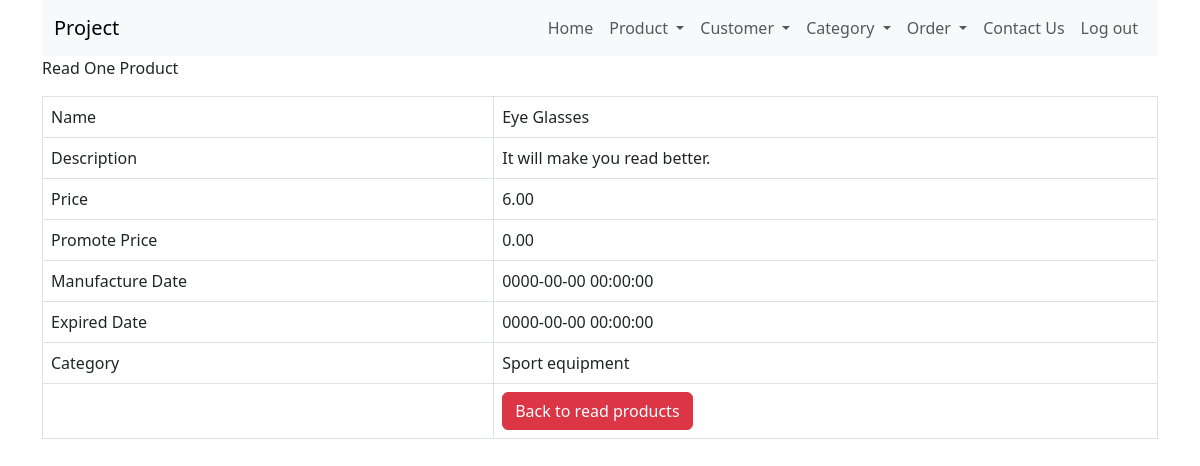
Page /product_read_one.php?id=3 on the earlier database version.
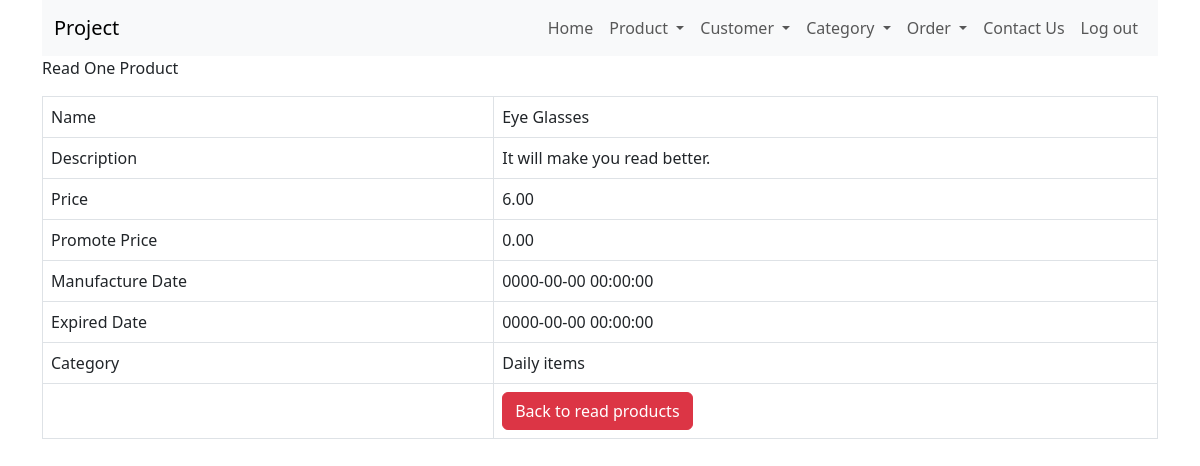
Same page on the later database version.
### tables this page shows
CREATE TABLE `products` (
  `id` int(11) NOT NULL,
  `name` varchar(128) NOT NULL,
  `category_id` int(11) NOT NULL,
  `description` text NOT NULL,
  `price` double NOT NULL,
  `promote_price` float NOT NULL,
  `manufacture_date` datetime NOT NULL,
  `expired_date` datetime NOT NULL,
  `created` datetime NOT NULL,
  `modified` timestamp NOT NULL DEFAULT current_timestamp() ON UPDATE current_timestamp()
);

CREATE TABLE `category` (
  `category_id` int(11) NOT NULL,
  `category_name` varchar(20) NOT NULL,
  `description` text NOT NULL
);

### product_read_one.php (the view, shortened to what this page needs)
<!DOCTYPE HTML>
<html>
<head>
    <link href="https://cdn.jsdelivr.net/npm/bootstrap@5.3.0/dist/css/bootstrap.min.css" rel="stylesheet">
</head>
<body>
    <div class="container">
        <?php
        include 'menu/menu.php';
        ?>
        <div>
            <p>Read One Product</>
        </div>
        <?php
        $id = isset($_GET['id']) ? $_GET['id'] : die('ERROR: Record ID not found.');
        include 'config/database.php';
        try {
            $query = "SELECT products.id, products.name, products.description, products.price, products.promote_price, products.manufacture_date, products.expired_date, category.category_name FROM products INNER JOIN category ON products.category_id = category.category_id  WHERE products.id = :id ";
            $stmt = $con->prepare($query);
            $stmt->bindParam(":id", $id);
            $stmt->execute();
            $row = $stmt->fetch(PDO::FETCH_ASSOC);
            $name = $row['name'];
            $description = $row['description'];
            $price = $row['price'];
            $decimalprice = number_format((float)$price, 2, '.', '');
            $promote_price = $row['promote_price'];
            $decimalpromote = number_format((float)$promote_price, 2, '.', '');
            $manuDate = $row['manufacture_date'];
            $expireDate = $row['expired_date'];
            $category = $row['category_name'];
        }
        catch (PDOException $exception) {
            die('ERROR: ' . $exception->getMessage());
        }
        ?>
        <table class='table table-hover table-responsive table-bordered'>
            <tr>
                <td>Name</td>
                <td><?php echo htmlspecialchars($name, ENT_QUOTES);  ?></td>
            </tr>
            <tr>
                <td>Description</td>
                <td><?php echo htmlspecialchars($description, ENT_QUOTES);  ?></td>
            </tr>
            <tr>
                <td>Price</td>
                <td><?php echo htmlspecialchars($decimalprice, ENT_QUOTES);  ?></td>
            </tr>
            <tr>
                <td>Promote Price</td>
                <td><?php echo htmlspecialchars($decimalpromote, ENT_QUOTES);  ?></td>
            </tr>
            <tr>
                <td>Manufacture Date</td>
                <td><?php echo htmlspecialchars($manuDate, ENT_QUOTES);  ?></td>
            </tr>
            <tr>
                <td>Expired Date</td>
                <td><?php echo htmlspecialchars($expireDate, ENT_QUOTES);  ?></td>
            </tr>
            <tr>
                <td>Category</td>
                <td><?php echo htmlspecialchars($category, ENT_QUOTES);  ?></td>
            </tr>
            <tr>
                <td></td>
                <td>
                    <a href='product_read.php' class='btn btn-danger'>Back to read products</a>
                </td>
            </tr>
        </table>
    </div>
</body>
</html>

Differences in the rows shown:
changed products "Eye Glasses": category.category_name "Sport equipment" → "Daily items"
